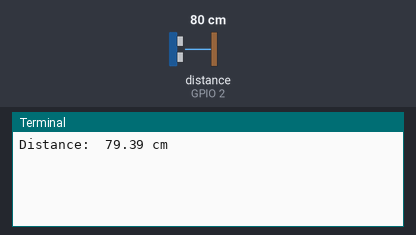
Bench run of a program on a simulated Raspberry Pi (BCM pin numbers). On the bench: the last lines printed to the terminal. The test bench sets the inputs (shaded band); at power-on: distance to the obstacle (sensor on GPIO 2) 80 cm. The echo pulse lasts 58.3 µs per cm; camera commands give no picture and take their timeout (5 s if none is given; 1 s for webcam tools); the clock reads 2024-03-15 10:24:30 at power-on unless the program sets it.

Above: at 1.2 s.
1.3 s: distance to the obstacle (sensor on GPIO 2) set to 2 cm
At 3.8 s:
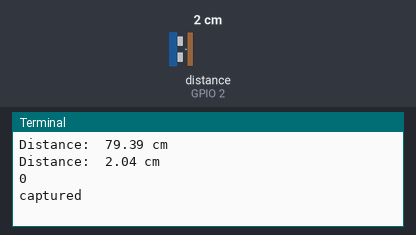
4.5 s: distance to the obstacle (sensor on GPIO 2) set to 4 cm
At 6.9 s:
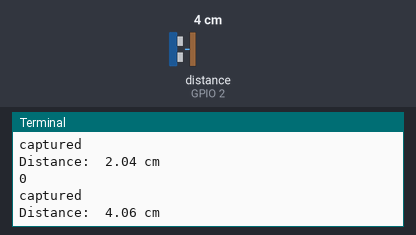
Timing chart, 0 to 8.4 s (numbered marks = the images above; inputs shaded):
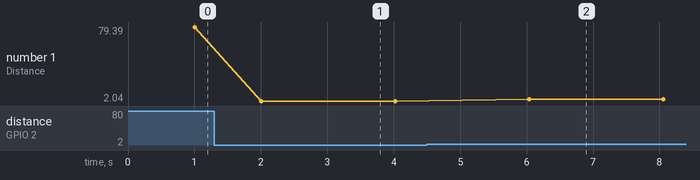

The program:

inCar.py
```python
import RPi.GPIO as gpio
import time
import os

gpio.setmode(gpio.BCM)

trig=3
echo=2

gpio.setup(trig,gpio.OUT)
gpio.setup(echo,gpio.IN)

while 1:
	gpio.output(trig,False)
	time.sleep(1)
	gpio.output(trig, True)
	time.sleep(0.00001)
	gpio.output(trig, False)

	while gpio.input(echo)==0:
		pulse_start=time.time()
	while gpio.input(echo)==1:
		pulse_end=time.time()

	pulse_duration=pulse_end-pulse_start
	distance=pulse_duration*17000
	distance=round(distance,2)
	print("Distance: ",distance,"cm")

	if distance<10:
		print (os.system("fswebcam -r 1280*720 --no-banner ../camera/inCar.jpg"))
		print("captured")
```

Measured:
- after the input at 1.3 s, the terminal: prints a new line after 0.71 s (image 1)
- after the input at 4.5 s, the terminal: prints a new line after 1.5 s (image 2)
- plotted number 1: 79.39 → 2.04 after the input at 1.3 s, 2.04 → 4.07 after the input at 4.5 s
